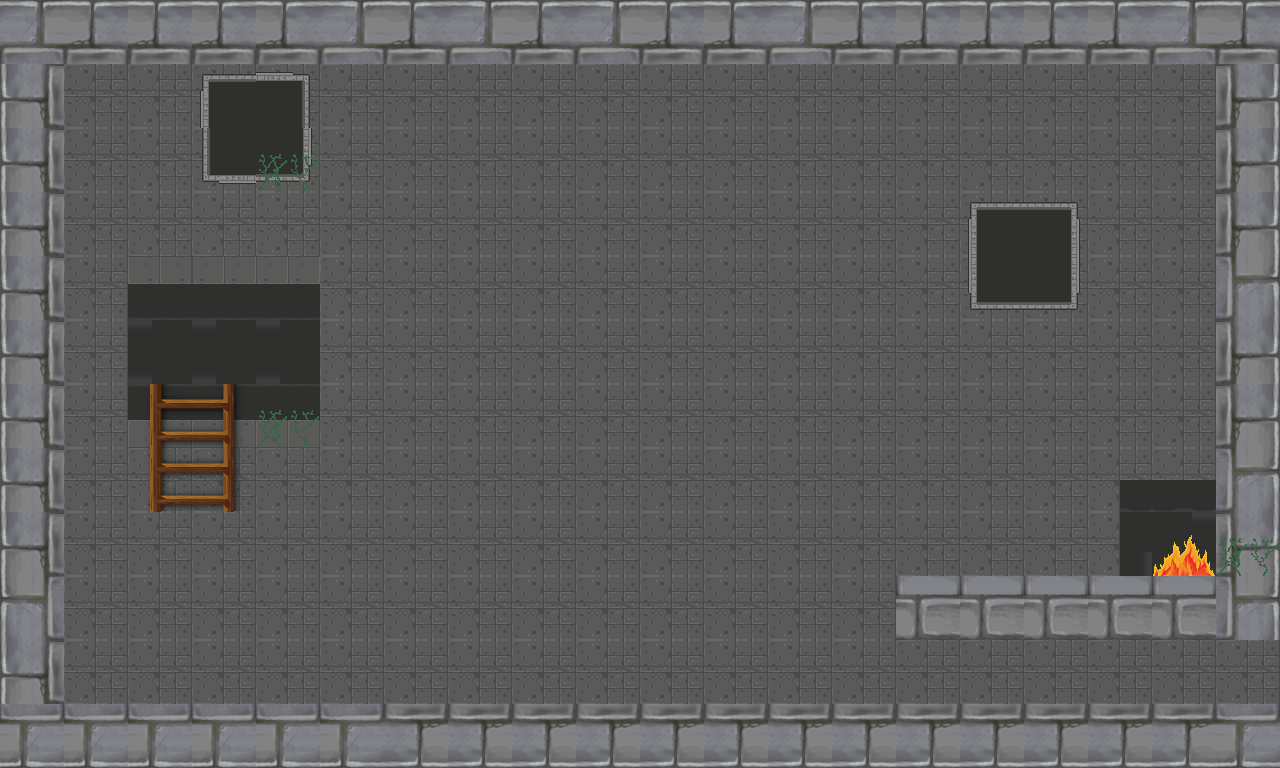

This game map was drawn from its Tiled (.tmx) file and the tilesets committed beside it. A one-line description and the full map source follow:
An orthogonal 20x12 tile map with 64x64 px tiles, 5 tile layers (Tile Layer 2, Tile Layer 1, holes, Tile Layer 4, ...), 7 tilesets.

<map version="1.8" tiledversion="1.8.2" orientation="orthogonal" renderorder="right-down" width="20" height="12" tilewidth="64" tileheight="64" infinite="0" nextlayerid="6" nextobjectid="1">
 <tileset firstgid="1" source="default_furnace_side.tsx" />
 <tileset firstgid="5" source="default_furnace_bottom.tsx" />
 <tileset firstgid="9" source="../[64x64] Rocky Grass.tsx" />
 <tileset firstgid="65" source="Dungeon_Tileset.tsx" />
 <tileset firstgid="145" source="default_silver_sandstone_brick.tsx" />
 <tileset firstgid="149" source="default_ladder.tsx" />
 <tileset firstgid="153" source="fire_basic_flame.tsx" />
 <layer id="2" name="Tile Layer 2" width="20" height="12">
  <data encoding="csv">
93,93,93,93,93,93,93,93,93,93,93,93,93,93,93,93,93,93,93,93,
93,93,93,93,93,93,93,93,93,93,93,93,93,93,93,93,93,93,93,93,
93,93,93,93,93,93,93,93,93,93,93,93,93,93,93,93,93,93,93,93,
93,93,93,93,93,93,93,93,93,93,93,93,93,93,93,93,93,93,93,93,
93,93,93,93,93,93,93,93,93,93,93,93,93,93,93,93,93,93,93,93,
93,93,93,93,93,93,93,93,93,93,93,93,93,93,93,93,93,93,93,93,
93,93,93,93,93,93,93,93,93,93,93,93,93,93,93,93,93,93,93,93,
93,93,93,93,93,93,93,93,93,93,93,93,93,93,93,93,93,93,93,93,
93,93,93,93,93,93,93,93,93,93,93,93,93,93,93,93,93,93,93,93,
93,93,93,93,93,93,93,93,93,93,93,93,93,93,93,93,93,93,93,93,
93,93,93,93,93,93,93,93,93,93,93,93,93,93,93,93,93,93,93,93,
93,93,93,93,93,93,93,93,93,93,93,93,93,93,93,93,93,93,93,93
</data>
 </layer>
 <layer id="1" name="Tile Layer 1" width="20" height="12">
  <data encoding="csv">
145,146,146,146,146,145,146,145,146,145,146,146,145,146,146,146,146,146,145,146,
1610612882,1073741917,1073741917,1073741917,1073741917,1073741917,1073741917,1073741917,1073741917,1073741917,1073741917,1073741917,1073741917,1073741917,1073741917,1073741917,1073741917,1073741917,1073741917,3758096530,
1610612882,1073741917,1073741917,1073741917,1073741917,1073741917,1073741917,1073741917,1073741917,1073741917,1073741917,1073741917,1073741917,1073741917,1073741917,1073741917,1073741917,1073741917,1073741917,3758096530,
1610612882,1073741917,1073741917,1073741917,1073741917,1073741917,1073741917,1073741917,1073741917,1073741917,1073741917,1073741917,1073741917,1073741917,1073741917,1073741917,1073741917,1073741917,1073741917,3758096530,
1610612882,1073741917,1073741917,1073741917,1073741917,1073741917,1073741917,1073741917,1073741917,1073741917,1073741917,1073741917,1073741917,1073741917,1073741917,1073741917,1073741917,1073741917,1073741917,3758096529,
1610612882,1073741917,1073741917,1073741917,1073741917,1073741917,1073741917,1073741917,1073741917,1073741917,1073741917,1073741917,1073741917,1073741917,1073741917,1073741917,1073741917,1073741917,1073741917,3758096530,
1610612882,1073741917,1073741917,1073741917,1073741917,1073741917,1073741917,1073741917,1073741917,1073741917,1073741917,1073741917,1073741917,1073741917,1073741917,1073741917,1073741917,1073741917,1073741917,3758096530,
1610612882,1073741917,1073741917,1073741917,1073741917,1073741917,1073741917,1073741917,1073741917,1073741917,1073741917,1073741917,1073741917,1073741917,1073741917,1073741917,1073741917,1073741917,1073741917,3758096529,
1610612882,1073741917,1073741917,1073741917,1073741917,1073741917,1073741917,1073741917,1073741917,1073741917,1073741917,1073741917,1073741917,1073741917,1073741917,1073741917,1073741917,1073741917,1073741917,3758096530,
1610612881,1073741917,1073741917,1073741917,1073741917,1073741917,1073741917,1073741917,1073741917,1073741917,1073741917,1073741917,1073741917,1073741917,147,147,147,147,147,3758096529,
1610612882,1073741917,1073741917,1073741917,1073741917,1073741917,1073741917,1073741917,1073741917,1073741917,1073741917,1073741917,1073741917,1073741917,1073741917,1073741917,1073741917,1073741917,1073741917,1073741917,
3221225617,3221225617,3221225617,3221225617,3221225617,3221225617,3221225618,3221225618,3221225618,3221225618,3221225618,3221225618,3221225618,3221225618,3221225618,3221225618,3221225618,3221225618,3221225618,3221225617
</data>
 </layer>
 <layer id="3" name="holes" width="20" height="12">
  <data encoding="csv">
0,0,0,0,0,0,0,0,0,0,0,0,0,0,0,0,0,0,0,0,
0,0,0,65,2684354625,0,0,0,0,0,0,0,0,0,0,0,0,0,0,0,
0,0,0,1610612801,3221225537,0,0,0,0,0,0,0,0,0,0,0,0,0,0,0,
0,0,0,0,0,0,0,0,0,0,0,0,0,0,0,65,2147483713,0,0,0,
0,0,0,3221225578,3221225578,0,0,0,0,0,0,0,0,0,0,1073741889,3221225537,0,0,0,
0,0,1073741948,124,124,0,0,0,0,0,0,0,0,0,0,0,0,0,0,0,
0,0,106,106,106,0,0,0,0,0,0,0,0,0,0,0,0,0,0,0,
0,0,0,0,0,0,0,0,0,0,0,0,0,0,0,0,0,3221225605,3221225605,0,
0,0,0,0,0,0,0,0,0,0,0,0,0,0,0,0,0,3758096508,2147483772,0,
0,0,0,0,0,0,0,0,0,0,0,0,0,0,0,0,0,0,0,0,
0,0,0,0,0,0,0,0,0,0,0,0,0,0,0,0,0,0,0,0,
0,0,0,0,0,0,0,0,0,0,0,0,0,0,0,0,0,0,0,0
</data>
 </layer>
 <layer id="4" name="Tile Layer 4" width="20" height="12">
  <data encoding="csv">
0,0,0,0,0,0,0,0,0,0,0,0,0,0,0,0,0,0,0,0,
0,0,0,0,0,0,0,0,0,0,0,0,0,0,0,0,0,0,0,0,
0,0,0,0,0,0,0,0,0,0,0,0,0,0,0,0,0,0,0,0,
0,0,0,0,0,0,0,0,0,0,0,0,0,0,0,0,0,0,0,0,
0,0,1073741930,0,0,0,0,0,0,0,0,0,0,0,0,0,0,0,0,0,
0,0,124,1073741948,1073741948,0,0,0,0,0,0,0,0,0,0,0,0,0,0,0,
0,0,0,0,0,0,0,0,0,0,0,0,0,0,0,0,0,0,0,0,
0,0,0,0,0,0,0,0,0,0,0,0,0,0,0,0,0,0,1073741957,0,
0,0,0,0,0,0,0,0,0,0,0,0,0,0,0,0,0,0,3221225596,0,
0,0,0,0,0,0,0,0,0,0,0,0,0,0,0,0,0,0,0,0,
0,0,0,0,0,0,0,0,0,0,0,0,0,0,0,0,0,0,0,0,
0,0,0,0,0,0,0,0,0,0,0,0,0,0,0,0,0,0,0,0
</data>
 </layer>
 <layer id="5" name="ladder" width="20" height="12">
  <data encoding="csv">
0,0,0,0,0,0,0,0,0,0,0,0,0,0,0,0,0,0,0,0,
0,0,0,0,0,0,0,0,0,0,0,0,0,0,0,0,0,0,0,0,
0,0,0,0,129,0,0,0,0,0,0,0,0,0,0,0,0,0,0,0,
0,0,0,0,0,0,0,0,0,0,0,0,0,0,0,0,0,0,0,0,
0,0,0,0,0,0,0,0,0,0,0,0,0,0,0,0,0,0,0,0,
0,0,0,0,0,0,0,0,0,0,0,0,0,0,0,0,0,0,0,0,
0,0,149,150,129,0,0,0,0,0,0,0,0,0,0,0,0,0,0,0,
0,0,151,152,0,0,0,0,0,0,0,0,0,0,0,0,0,0,0,0,
0,0,0,0,0,0,0,0,0,0,0,0,0,0,0,0,0,0,153,129,
0,0,0,0,0,0,0,0,0,0,0,0,0,0,0,0,0,0,0,0,
0,0,0,0,0,0,0,0,0,0,0,0,0,0,0,0,0,0,0,0,
0,0,0,0,0,0,0,0,0,0,0,0,0,0,0,0,0,0,0,0
</data>
 </layer>
</map>
